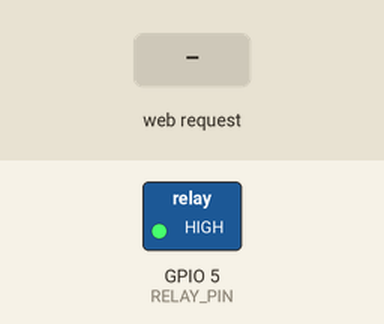
This sketch was run on a simulated ESP32. Shown: switched loads named in the sketch (green lamp = pin HIGH). The test bench sets the inputs (shaded band). What the sketch prints to the serial monitor is not drawn.

Above: at 1.2 s.
1.3 s: HTTP request GET /on received
At 2.2 s:
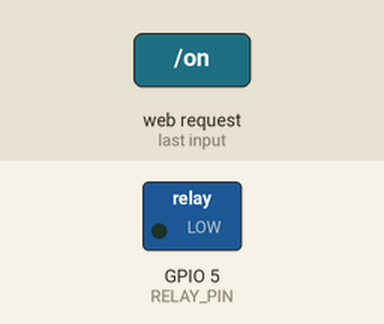
2.8 s: HTTP request GET /off received
At 3.3 s:
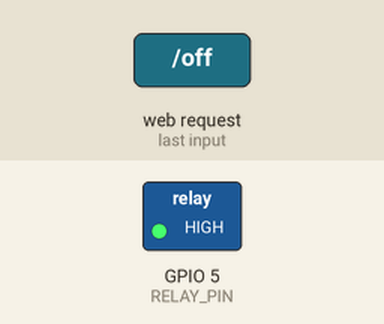
Timing chart, 0 to 5.8 s (numbered marks = the images above; inputs shaded):
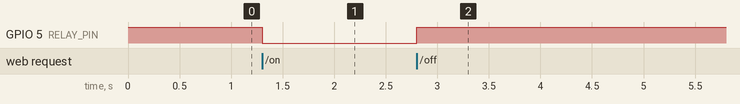

The sketch:

bulb-ON-using-AP-mode.ino
```cpp
#include <WiFi.h>
#include <WebServer.h>

#define RELAY_PIN 5   // D1 -> GPIO5

WebServer server(80);

// Relay state: false = OFF, true = ON
bool relayState = false;

// ================= HTML PAGE =================
void handleRoot() {
  String html = "<!DOCTYPE html><html>";
  html += "<head><meta name='viewport' content='width=device-width, initial-scale=1'>";
  html += "<style>";
  html += "body{font-family:Arial;text-align:center;}";
  html += "button{font-size:25px;padding:15px 30px;margin:10px;}";
  html += "</style></head><body>";

  html += "<h2>ESP32 Bulb Control</h2>";

  if (relayState) {
    html += "<p>Status: <b>ON</b></p>";
    html += "<a href='/off'><button style='background:red;color:white'>OFF</button></a>";
  } else {
    html += "<p>Status: <b>OFF</b></p>";
    html += "<a href='/on'><button style='background:green;color:white'>ON</button></a>";
  }

  html += "</body></html>";

  server.send(200, "text/html", html);
}

// ================= HANDLERS =================
void handleOn() {
  relayState = true;
  digitalWrite(RELAY_PIN, LOW);   // ACTIVE LOW relay
  server.sendHeader("Location", "/");
  server.send(303);
}

void handleOff() {
  relayState = false;
  digitalWrite(RELAY_PIN, HIGH);  // ACTIVE LOW relay
  server.sendHeader("Location", "/");
  server.send(303);
}

// ================= SETUP =================
void setup() {
  pinMode(RELAY_PIN, OUTPUT);
  digitalWrite(RELAY_PIN, HIGH); // Relay OFF

  // Start ESP32 in AP mode
  WiFi.mode(WIFI_AP);
  WiFi.softAP("ESP32-BULB", "12345678");

  server.on("/", handleRoot);
  server.on("/on", handleOn);
  server.on("/off", handleOff);

  server.begin();
  Serial.begin(115200);
  Serial.println("Web server started");
  Serial.print("AP IP: ");
  Serial.println(WiFi.softAPIP());
}

// ================= LOOP =================
void loop() {
  server.handleClient();
}
```

Measured:
- after the input at 1.3 s, GPIO 5 (RELAY_PIN): HIGH → LOW at once
- after the input at 2.8 s, GPIO 5 (RELAY_PIN): LOW → HIGH at once
